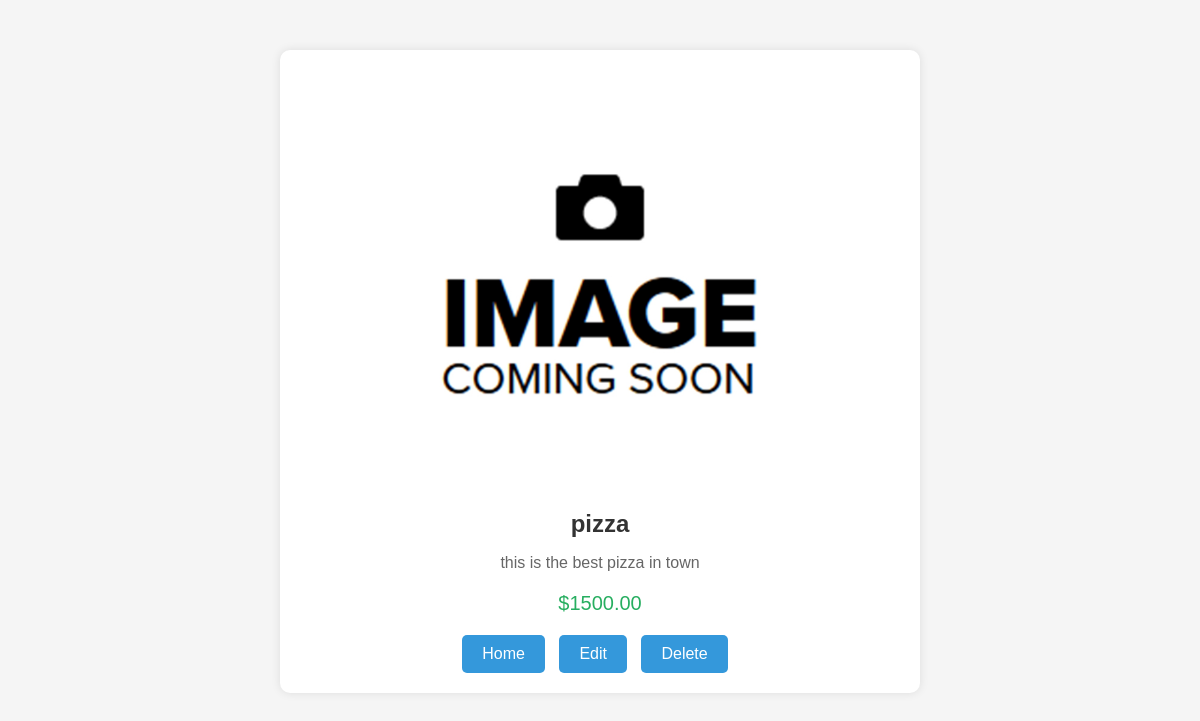
Page /details/3/ on the committed database.
### food_menu/models.py (models this page shows)
class Food(models.Model):
    item_name = models.CharField(max_length=200)
    item_desc = models.CharField(max_length=200)
    item_price = models.DecimalField(max_digits=10, decimal_places=2)
    item_img = models.ImageField(default="img/food_img.jpg")

### food_menu/views.py (the view)
# urls.py: path('details/<int:id>/',menu_views.details, name='details'),
def details(request,id):
    item = Food.objects.get(id=id)
    return render(request,'food_menu/details.html',{"item":item})

### food_menu/templates/food_menu/details.html (shortened to what this page needs)
{% load static %}
<!DOCTYPE html>
<html lang="en">
<head>
</head>
<body>
    <div class="container1">
        <div class="food-image">
            <img src="{% static item.item_img %}" alt="Food Image">
        </div>
        <div class="food-details">
            <h1 class="food-name">{{item.item_name}}</h1>
            <p class="food-description">{{item.item_desc}}</p>
            <p class="food-price">${{item.item_price}}</p>
            <div class="button-container">
                <a href="{% url 'index' %}" class="button">Home</a>
                <a href="{% url 'edit' item.id %}" class="button">Edit</a>
                <a href="#" class="button">Delete</a>
            </div>
        </div>
    </div>
</body>
</html>

### food_menu/templates/food_menu/details.html (style rules this page uses)
body { font-family: Arial, sans-serif; margin: 0; padding: 0; background-color: #f5f5f5; }
.container1 { max-width: 600px; margin: 50px auto; background-color: #fff; border-radius: 10px; box-shadow: 0px 0px 10px rgba(0, 0, 0, 0.1); padding: 20px; }
h1, p, .food-image { text-align: center; }
.food-image img { max-width: 100%; border-radius: 10px; margin-bottom: 20px; }
.food-name { font-size: 24px; color: #333; margin-bottom: 10px; }
.food-description { color: #666; margin-bottom: 20px; }
.food-price { font-size: 20px; color: #27ae60; margin-bottom: 20px; }
.button-container { text-align: center; }
.button { display: inline-block; padding: 10px 20px; background-color: #3498db; color: #fff; border: none; border-radius: 5px; cursor: pointer; text-decoration: none; margin-right: 10px; }

### rows in the picture
Food: item_img (picture), item_name "pizza", item_desc "this is the best pizza in town", item_price "1500.00"
